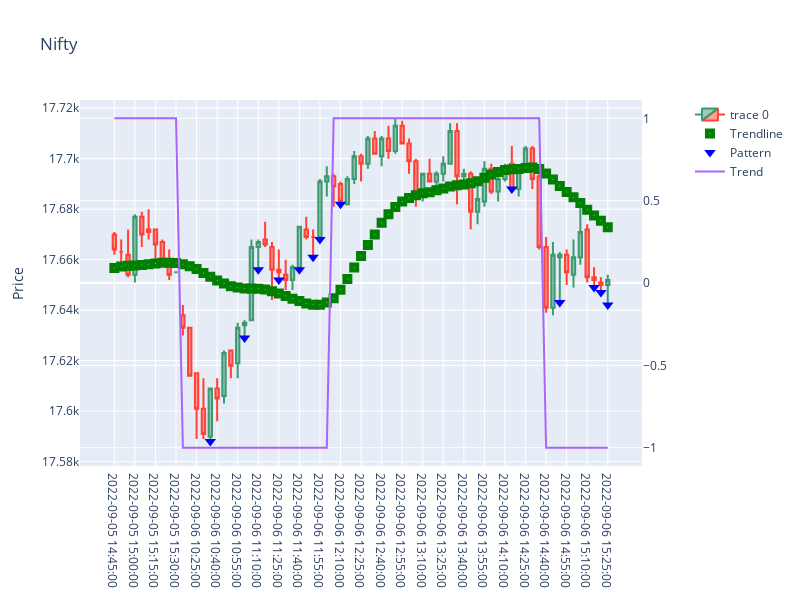

The notebook cell this image was saved under:
### Code cell
x = df.index.tolist()
z = df.Patterns.tolist()
fig = make_subplots(specs=[[{"secondary_y": True}]])
fig.add_trace(go.Candlestick(x=df.index,
                open=df.Open, high=df.High,
                low=df.Low, close=df.Close))

fig.update_layout(xaxis_rangeslider_visible=False)
fig.update_layout(
    width=800, height=600,
    title="Nifty",
    yaxis_title='Price',
    xaxis=dict(type = "category")
)

fig.add_trace(go.Scatter(
    x=x,
    y=df.trend,
    name ='Trendline',
    mode="markers",
    marker_size=10,
    marker = dict(color='green', symbol = "square-dot")
))

fig.add_trace(go.Scatter(
    x=x,
    y=df.Pattern_Exist,
    customdata=z,
    name ='Pattern',
    mode="markers",
    marker_size=10,
    marker = dict(color='blue', symbol = "triangle-down"), hovertemplate='%{customdata}'
))

y = df['diff'].tolist()
#y = df['deg'].tolist()
fig.add_trace(go.Scatter(x=df.index, y=y, name="Trend"),
secondary_y=True,)

fig.show()
